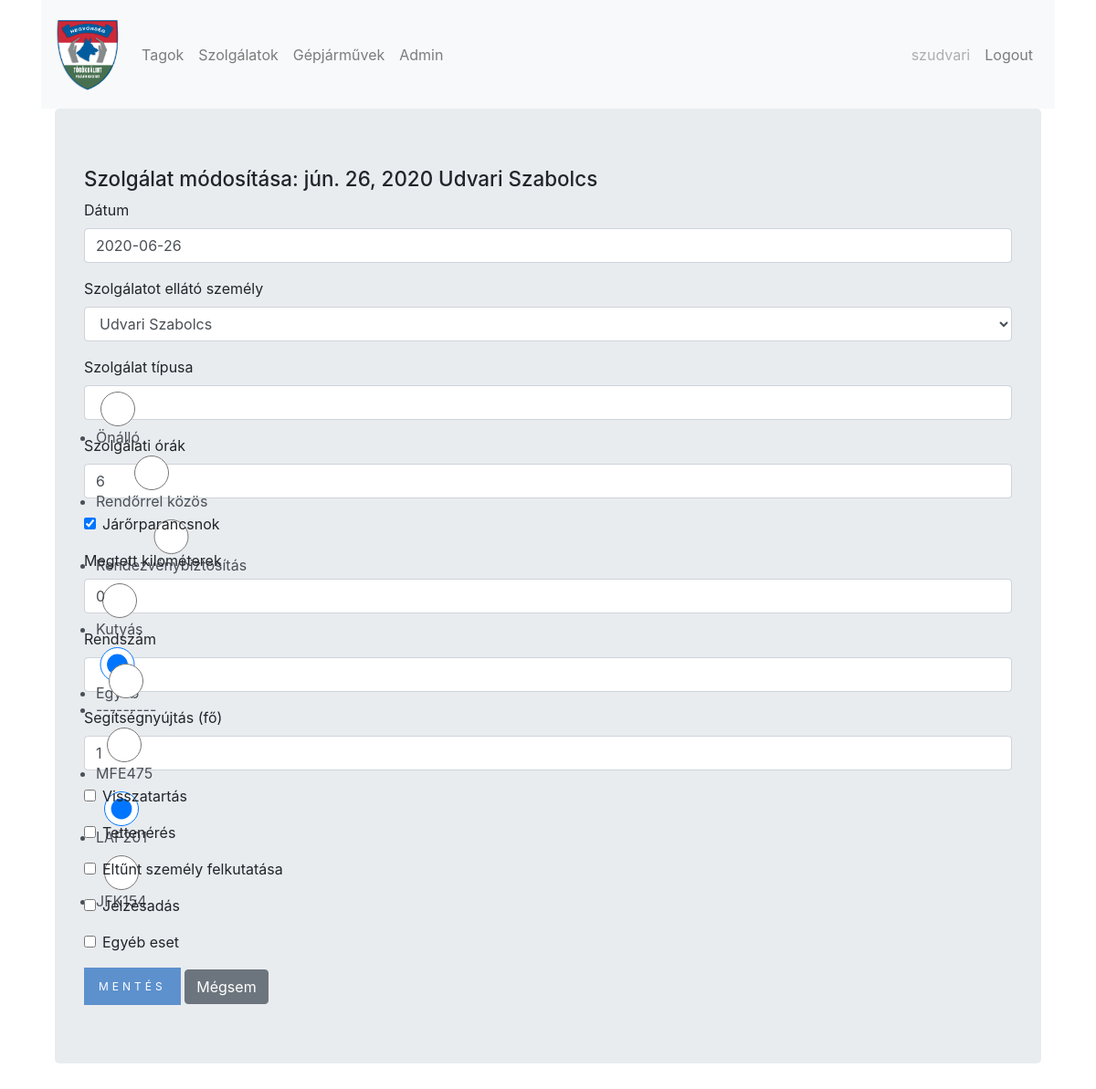
Page /time_sheet/update_duty/49/ (signed in) on the earlier database version.
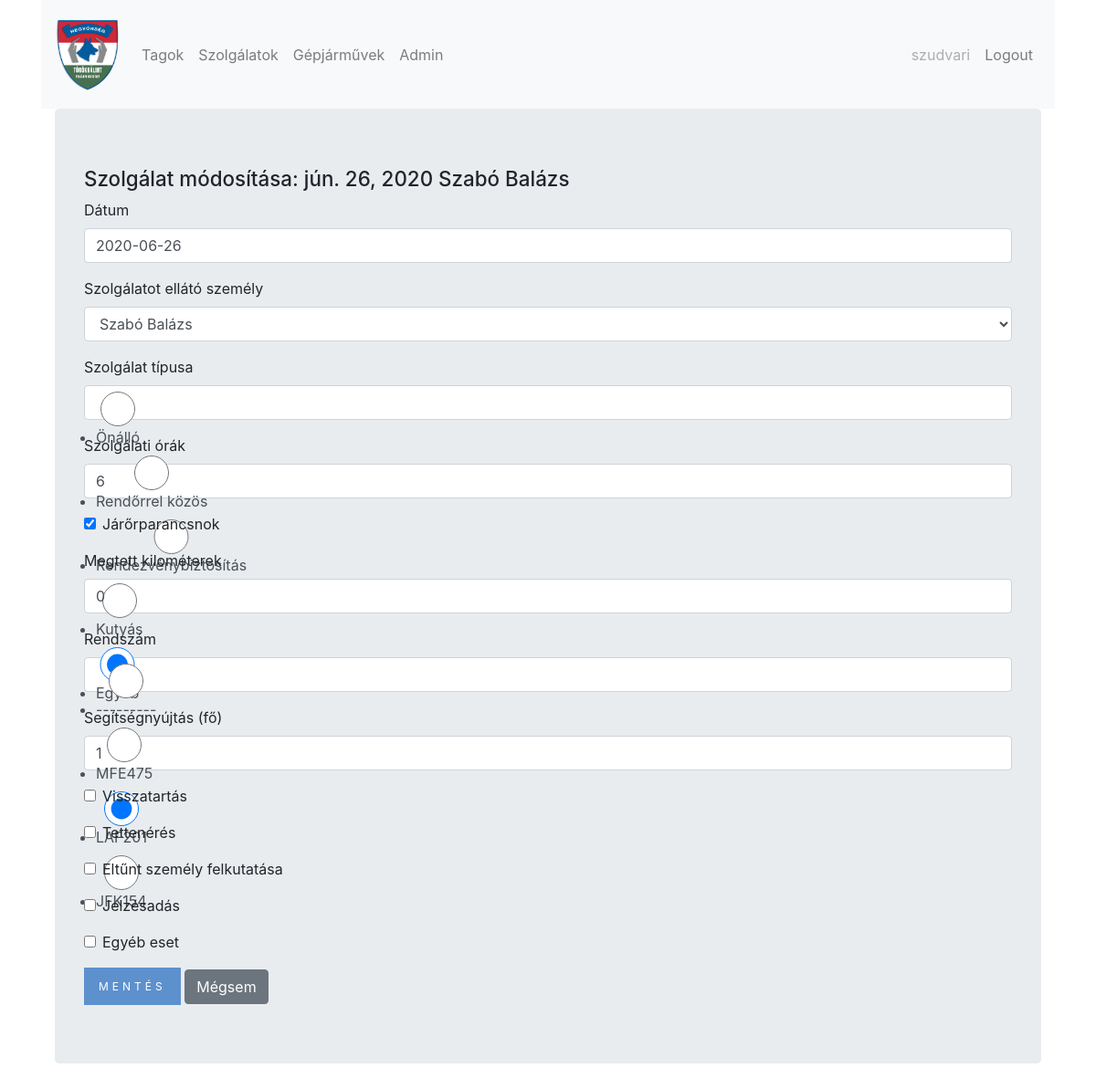
Same page on the later database version.
### time_sheet/models.py (models this page shows, shortened)
class Duty(models.Model):
    s_types = (('O', 'Önálló'),('R','Rendőrrel közös'),('Re','Rendezvénybiztosítás'),('K', 'Kutyás'),('E', 'Egyéb'))
    member = models.ForeignKey('time_sheet.Member', on_delete = models.SET_DEFAULT, verbose_name= ('Szolgálatot ellátó személy'), default=5)
    duty_type = models.CharField(max_length=2, choices = s_types, default='O',verbose_name= ('Szolgálat típusa'))
    date = models.DateField(verbose_name= ('Dátum'))
    hours = models.PositiveSmallIntegerField(default=0, verbose_name= ('Szolgálati órák'))
    commander = models.BooleanField(default=False, verbose_name= ('Járőrparancsnok'))
    kms = models.PositiveSmallIntegerField(default=0, verbose_name= ('Megtett kilométerek'))
    plate = models.ForeignKey('time_sheet.Car', on_delete = models.CASCADE, verbose_name= ('Rendszám'), blank=True, null=True)
    help = models.PositiveSmallIntegerField(default=0, verbose_name= ('Segítségnyújtás (fő)'))
    retention = models.BooleanField(default=False, verbose_name= ('Visszatartás'))
    caught = models.BooleanField(default=False, verbose_name= ('Tettenérés'))
    missing = models.BooleanField(default=False, verbose_name= ('Eltűnt személy felkutatása'))
    signal = models.BooleanField(default=False, verbose_name= ('Jelzésadás'))
    other = models.BooleanField(default=False, verbose_name= ('Egyéb eset'))
    class Meta():
        unique_together = ('member', 'date', 'duty_type')

class Member(models.Model):
    last_name = models.CharField(max_length=256, verbose_name= ('Vezetéknév'))
    first_name = models.CharField(max_length=256, verbose_name= ('Keresztnév'))
    id_number = models.CharField(max_length=20, blank=True, null=True, verbose_name= ('Igazolvány szám'))
    pmpsz_number = models.CharField(max_length=8, unique=True, blank=True, null=True, verbose_name= ('PMPSZ azonosító'))
    young = models.BooleanField(default=False, verbose_name= ('Ifjú polgárőr'))
    dog = models.BooleanField(default=False, verbose_name= ('Kutyás polgárőr'))
    motor = models.BooleanField(default=False, verbose_name= ('Motoros polgárőr'))
    reg_date = models.DateTimeField(default=timezone.now)
    active = models.BooleanField(default=True, verbose_name= ('Aktív tag'))
    class Meta():
        unique_together = ('first_name', 'last_name')
        ordering = ['last_name']
    def __str__(self):
        return self.last_name + ' ' + self.first_name

### time_sheet/views.py (the view)
# urls.py: path('update_duty/<int:pk>/',views.DutyUpdate.as_view(), name='duty_update'),
class DutyUpdate(LoginRequiredMixin,UpdateView):
    login_url = '/login/'
    model = models.Duty
    form_class = forms.DutyForm

### time_sheet/forms.py
class DutyForm(forms.ModelForm):
    class Meta:
        model = Duty
        fields = ('date', 'member','duty_type', 'hours', 'commander', 'kms', 'plate', 'help', 'retention', 'caught', 'missing', 'signal','other')
        widgets = {
        'date':forms.DateInput(attrs={'class':'datepicker'}),
        'duty_type':forms.RadioSelect(),
        'plate':forms.RadioSelect(),
        'commander':forms.CheckboxInput(attrs={'class':'duty commander'}),
        }

### time_sheet/models.py (called while the page is built)
    def __str__(self):
        return self.car_plate

### time_sheet/templates/time_sheet/duty_form.html (shortened to what this page needs)
{% extends 'base.html' %}
{% load bootstrap4 %}
{% block content_block %}
<div class="jumbotron">
  <h1>
    {% if not form.instance.pk %}
    Szolgálat rögzítése
    {% else %}
    Szolgálat módosítása: {{duty.date}} {{duty.member}}
    {% endif %}
  </h1>
<form method="POST" autocomplete="off">
  {% bootstrap_form form %}
  {% buttons %}
  <button type="submit" class="btn btn-primary">Mentés</button>
  {% if form.instance.pk %}
  <a class="btn btn-secondary" href="{% url 'time_sheet:duty_list' %}">Mégsem</a>
  {% endif %}
  {% endbuttons %}
</form>
{% endblock %}

Differences in the rows shown:
changed Duty "☐ Önálló ☐ Rendezvénybiztosítás": member "Udvari Szabolcs" → "Szabó Balázs"
